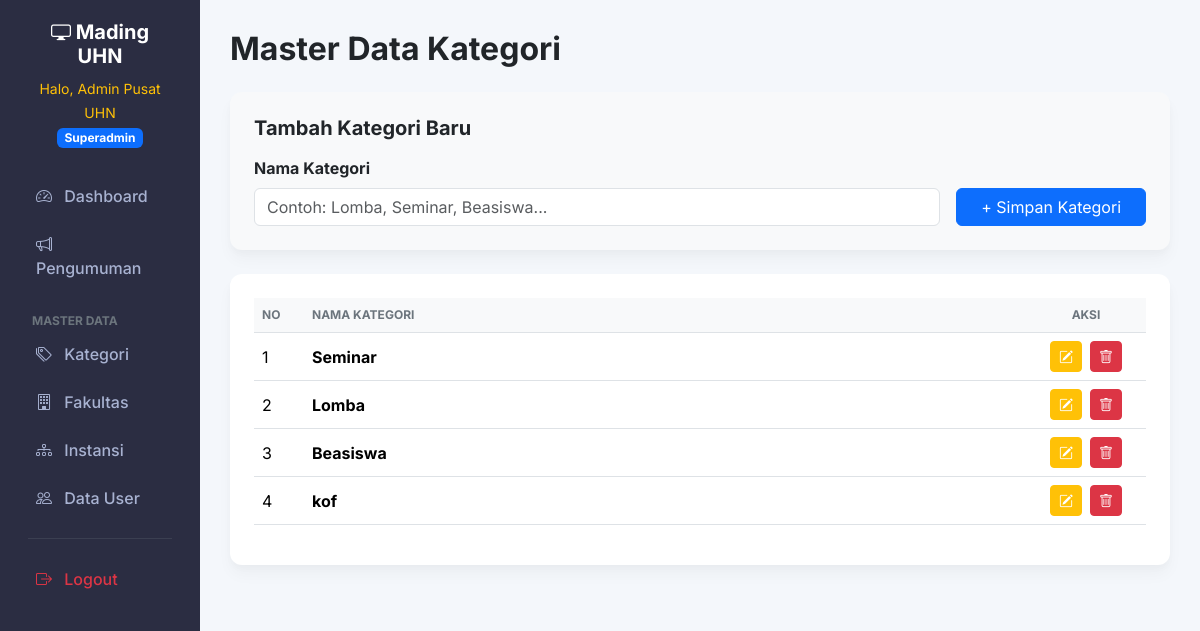
The page /index.php?url=kategori (signed in) on the database its author committed.
### tables this page shows
CREATE TABLE `categories` (
  `id_category` int NOT NULL,
  `nama_kategori` varchar(50) NOT NULL
);

### apps/controllers/Kategori_Controllers.php (called while the page is built, shortened)
<?php
require_once __DIR__ . '/../models/Kategori.php';
class Kategori_Controllers {
    private $model;
    public function __construct() {
        $this->model = new Kategori();
    }
    public function index() {
        $data_kategori = $this->model->getAll();
        require_once __DIR__ . '/../view/Kategori_view.php';
    }
}
?>

### apps/models/Kategori.php (called while the page is built, shortened)
<?php
require_once __DIR__ . '/../config/Database.php';
class Kategori {
    private $conn;
    public function __construct() {
        $database = new Database();
        $this->conn = $database->getConnection();
    }
    public function getAll() {
        $query = "SELECT * FROM categories";
        $stmt = $this->conn->prepare($query);
        $stmt->execute();
        return $stmt->fetchAll(PDO::FETCH_ASSOC);
    }
}
?>

### apps/config/Database.php (called while the page is built, shortened)
<?php
class Database {
    private $host = "localhost";
    private $db_name = "digital_mading";
    private $username = "root";
    private $password = "";
    public function getConnection() {
        $this->conn = null;
        try {
            $this->conn = new PDO("mysql:host=" . $this->host . ";dbname=" . $this->db_name, $this->username, $this->password);
            $this->conn->setAttribute(PDO::ATTR_ERRMODE, PDO::ERRMODE_EXCEPTION);
        } catch(PDOException $exception) {
            echo "Koneksi Error: " . $exception->getMessage();
        }
        return $this->conn;
    }
}
?>

### apps/view/Kategori_view.php (the view, shortened to what this page needs)
<?php include 'templates/header.php'; ?>
<?php include 'templates/sidebar.php'; ?>
<h2 class="fw-bold mb-4">Master Data Kategori</h2>
<div class="card p-4 mb-4 bg-light border-0">
    <h5 class="fw-bold mb-3">Tambah Kategori Baru</h5>
    <form method="POST" action="index.php?url=kategori&action=tambah" class="d-flex align-items-end gap-3 flex-wrap">
        <div class="flex-grow-1" style="min-width: 250px;">
            <label class="form-label fw-bold">Nama Kategori</label>
            <input type="text" name="nama_kategori" class="form-control" placeholder="Contoh: Lomba, Seminar, Beasiswa..." required>
        </div>
        <button type="submit" class="btn btn-primary px-4">+ Simpan Kategori</button>
    </form>
</div>
<div class="card p-4">
    <div class="table-responsive">
        <table class="table table-hover align-middle">
            <thead>
                <tr>
                    <th width="50">No</th>
                    <th>Nama Kategori</th>
                    <th width="120" class="text-center">Aksi</th>
                </tr>
            </thead>
            <tbody>
                <?php if(!empty($data_kategori)): ?>
                    <?php $no = 1; foreach ($data_kategori as $row): ?>
                    <tr>
                        <td><?= $no++ ?></td>
                        <td class="fw-bold"><?= htmlspecialchars($row['nama_kategori']) ?></td>
                        <td class="text-center">
                            <div class="d-flex justify-content-center gap-2">
                                <a href="index.php?url=kategori&action=edit&id=<?= $row['id_category'] ?>" class="btn btn-sm btn-warning text-white" title="Edit Data">
                                    <i class="bi bi-pencil-square"></i>
                                </a>
                                <a href="index.php?url=kategori&action=hapus&id=<?= $row['id_category'] ?>" class="btn btn-sm btn-danger" onclick="return confirm('Yakin ingin menghapus kategori ini?')" title="Hapus Data">
                                    <i class="bi bi-trash"></i>
                                </a>
                            </div>
                        </td>
                    </tr>
                    <?php endforeach; ?>
                <?php else: ?>
                    <tr><td colspan="3" class="text-center py-4 text-muted">Belum ada data kategori.</td></tr>
                <?php endif; ?>
            </tbody>
        </table>
    </div>
</div>
<?php include 'templates/footer.php'; ?>

### apps/view/templates/header.php (style rules this page uses)
body { font-family: 'Inter', sans-serif; background-color: #f4f7fb; }
.card { border: none; border-radius: 12px; box-shadow: 0 4px 6px rgba(0,0,0,0.02), 0 10px 15px rgba(0,0,0,0.03); }
.table th { background-color: #f8f9fa; text-transform: uppercase; font-size: 12px; color: #6c757d; }

### rows shown on the page
categories: nama_kategori "Seminar"
categories: nama_kategori "Lomba"
categories: nama_kategori "Beasiswa"
categories: nama_kategori "kof"

### other values the page prints
$_SESSION['nama_lengkap'] "Admin Pusat UHN"
$_SESSION['role'] "Superadmin"
